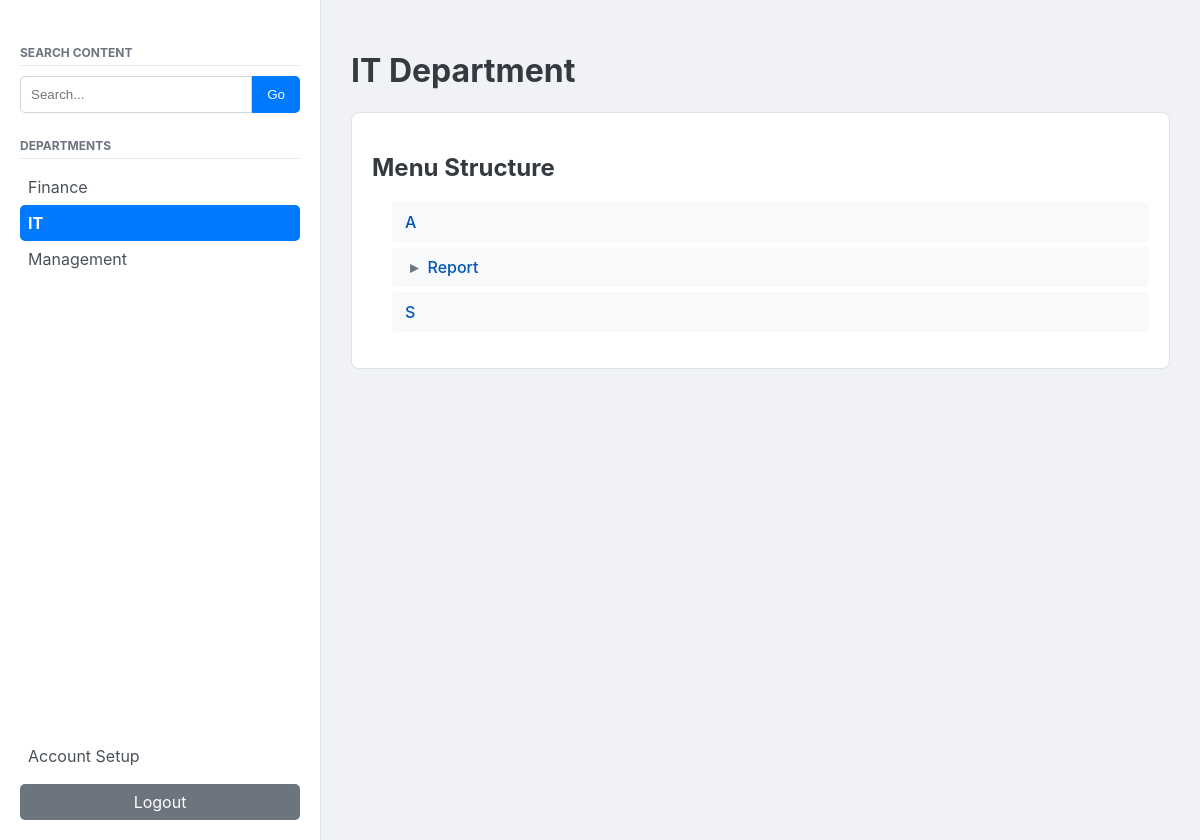
The app's page /department/IT (signed in) with its own data.
### database.py (models this page shows)
class Department(db.Model):
    id = db.Column(db.Integer, primary_key=True)
    name = db.Column(db.String(100), unique=True, nullable=False)
    active = db.Column(db.Boolean, default=True, nullable=False)
    users = relationship("User", back_populates="department")
    menus = relationship("Menu", back_populates="department", cascade="all, delete-orphan")

class Menu(db.Model):
    __tablename__ = 'menu'
    id = db.Column(db.Integer, primary_key=True)
    name = db.Column(db.String(150), nullable=False)
    active = db.Column(db.Boolean, default=True, nullable=False)
    parent_id = db.Column(db.Integer, db.ForeignKey('menu.id'))
    department_id = db.Column(db.Integer, db.ForeignKey('department.id'), nullable=False)
    department = relationship("Department", back_populates="menus")
    parent = relationship('Menu', remote_side=[id], back_populates='children')
    children = relationship('Menu', back_populates='parent', cascade="all, delete-orphan")
    posts = relationship("Post", back_populates="menu", cascade="all, delete-orphan")

### app.py (the view, shortened to what this page needs)
@app.route('/department/<string:department_name>', methods=['GET', 'POST'])
def department_dashboard(department_name):
    user, is_super_admin = get_current_user_and_permissions()
    if not user: return redirect(url_for('login'))
    department = Department.query.filter_by(name=department_name).first()
    if not department:
        flash(f"Department '{department_name}' not found.", 'danger'); return redirect(url_for('admin_panel') if is_super_admin else url_for('login'))
    can_edit = can_user_edit_department(user, department, is_super_admin)
    if not department.active and not is_super_admin:
        flash(f"'{department.name}' is inactive.", 'info'); return redirect(url_for('department_dashboard', department_name=user.department.name))
    visible_departments = Department.query.order_by(Department.name).all() if is_super_admin else Department.query.filter_by(active=True).order_by(Department.name).all()
    top_level_menus = Menu.query.filter_by(department_id=department.id, parent_id=None).order_by(Menu.name).all()
    return render_template('department_dashboard.html', department=department, top_level_menus=top_level_menus, flat_menu_list=get_flat_menu_list(top_level_menus),
                           can_edit=can_edit, is_super_admin=is_super_admin, all_departments=visible_departments, user=user)

### app.py (called while the page is built)
def get_current_user_and_permissions():
    if 'user_id' not in session: return None, False
    user = db.session.get(User, session['user_id'])
    is_super_admin = user.role == 'superadmin' if user else False
    return user, is_super_admin

def can_user_edit_department(user, department, is_super_admin):
    if not user: return False
    return is_super_admin or (user.role == 'admin' and department and user.department_id == department.id)

def get_flat_menu_list(menus):
    flat_list = []
    def _flatten(menu_list, depth=0):
        for item in menu_list:
            indented_name = '—' * depth + ' ' + item.name if depth > 0 else item.name
            flat_list.append({'id': item.id, 'name': indented_name})
            if item.children: _flatten(item.children, depth + 1)
    _flatten(menus)
    return flat_list

### templates/department_dashboard.html (shortened to what this page needs)
<!DOCTYPE html>
<html lang="en">
<head>
</head>
<body>
    <div class="flex-container">
        <div class="sidebar">
            <div class="sidebar-nav">
                <h3 class="nav-header">Search Content</h3>
                <form action="{{ url_for('search') }}" method="get" style="display: flex;">
                    <input type="search" name="query" placeholder="Search..." required style="flex-grow:1; border-top-right-radius: 0; border-bottom-right-radius: 0;">
                    <button type="submit" style="border-top-left-radius: 0; border-bottom-left-radius: 0;">Go</button>
                </form>
                <h3 class="nav-header">Departments</h3>
                {% for dept in all_departments %}
                    <a href="{{ url_for('department_dashboard', department_name=dept.name) }}" class="sidebar-link {% if dept.name == department.name %}active{% endif %}">
                        {{ dept.name }}
                    </a>
                {% endfor %}
            </div>
            <div>
                <a href="{{ url_for('setup_page') }}" class="sidebar-link">Account Setup</a>
                <a href="{{ url_for('logout') }}" class="sidebar-link" style="margin-top: 10px; background-color: #6c757d; color: white; text-align:center;">Logout</a>
            </div>
        </div>
        <div class="main-content">
            <h1>{{ department.name }} Department</h1>
            <div class="container">
                <h2>Menu Structure</h2>
                {% macro render_menu_tree(menu_items) %}
                <ul>
                    {% for item in menu_items %}
                        {% if item.active or can_edit %}
                        <li class="menu-item {% if not item.active %}inactive{% endif %} {% if item.children %}has-children{% endif %}">
                            <div>
                                <span>
                                    {% if item.children %}<span class="toggler"></span>{% endif %}
                                    <a href="{{ url_for('menu_content_page', department_name=department.name, menu_id=item.id) }}">{{ item.name }}</a>
                                </span>
                            </div>
                        </li>
                        {% endif %}
                    {% endfor %}
                </ul>
                {% endmacro %}
                {% if top_level_menus %}
                    {{ render_menu_tree(top_level_menus) }}
                {% else %}
                    <p>No menus have been created for this department yet.</p>
                {% endif %}
            </div>
        </div>
    </div>
</body>
</html>

### templates/department_dashboard.html (style rules this page uses)
body { font-family: -apple-system, BlinkMacSystemFont, "Segoe UI", Roboto, "Helvetica Neue", Arial, sans-serif; background-color: #f0f2f5; margin: 0; }
.flex-container { display: flex; }
.sidebar { width: 280px; border-right: 1px solid #dee2e6; padding: 20px; height: 100vh; position: sticky; top: 0; background-color: #ffffff; display:flex; flex-direction: column; }
.sidebar-nav { flex-grow: 1; overflow-y: auto; }
.main-content { flex-grow: 1; padding: 30px; }
.container { border: 1px solid #dee2e6; padding: 20px; margin-bottom: 25px; border-radius: 8px; background: white; }
h1, h2 { color: #343a40; }
button, .button, .button-sm { padding: 10px 15px; background-color: #007bff; color: white; border: none; border-radius: 5px; cursor: pointer; font-weight: 500; }
ul { list-style-type: none; padding-left: 20px; }
.menu-item { background: #f8f9fa; padding: 10px; border-left: 3px solid transparent; margin-top: 5px; border-radius: 4px; }
.menu-item .toggler { cursor: pointer; display: inline-block; width: 18px; text-align: center; user-select: none; }
.menu-item .toggler::before { content: '▸'; color: #6c757d; font-weight: bold; }
.menu-item > div { display: flex; justify-content: space-between; align-items: center; }
.menu-item > div > span > a { font-weight: 500; text-decoration: none; color: #0056b3; }
.nav-header { text-transform: uppercase; font-size: 12px; font-weight: bold; color: #6c757d; margin: 25px 0 10px; padding-bottom: 5px; border-bottom: 1px solid #e9ecef; }
.sidebar-link { text-decoration: none; color: #495057; display: block; padding: 8px; border-radius: 5px; }
.sidebar-link.active { background-color: #007bff; color: white; font-weight: bold; }
input[type="text"], input[type="search"], select { padding: 10px; border-radius: 5px; border: 1px solid #ced4da; }

### records on screen
Department: name "Finance"
Department: name "IT"
Department: name "Management"
Menu: name "A"
Menu: name "Report"
Menu: name "S"
